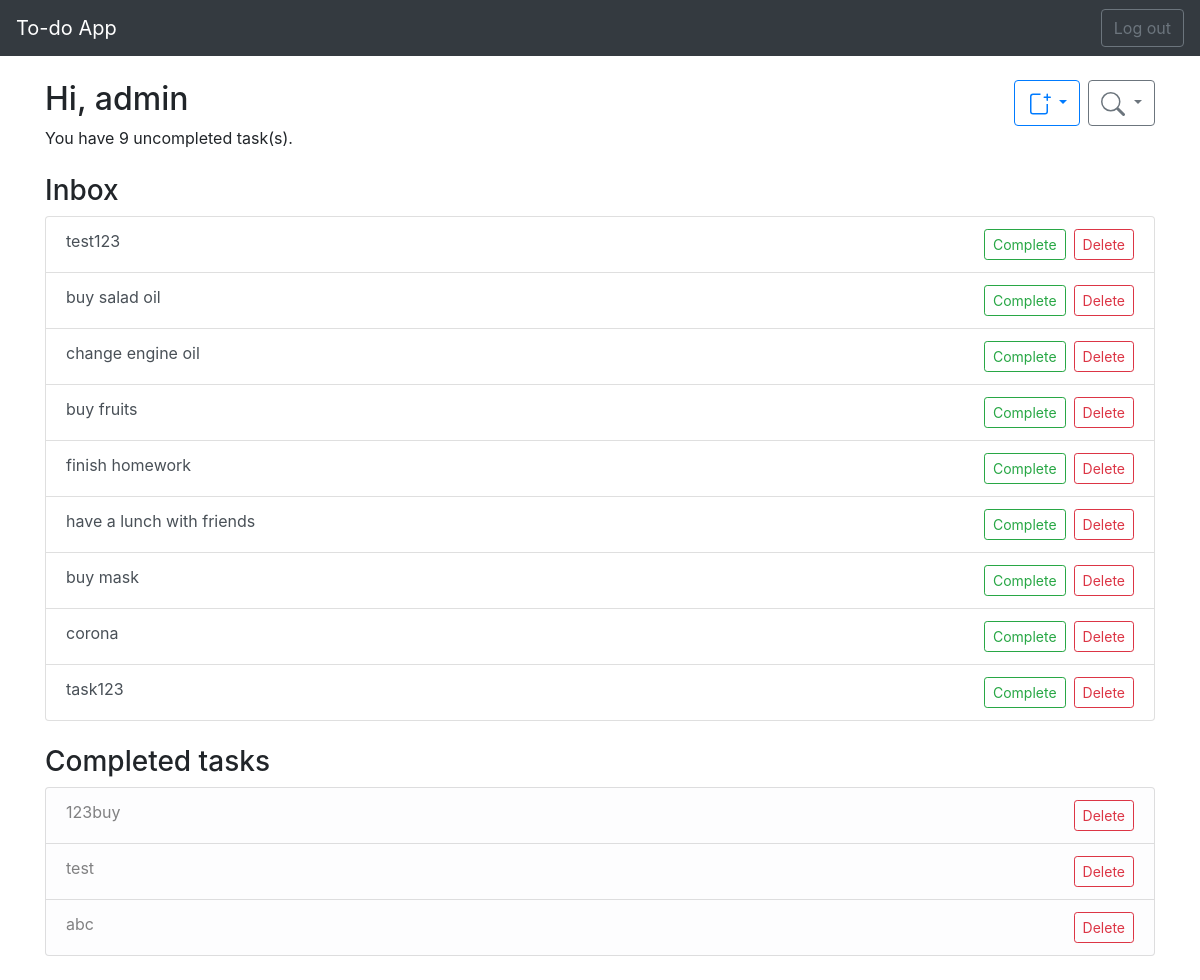
Before: /list/ (signed in) with the older database file.
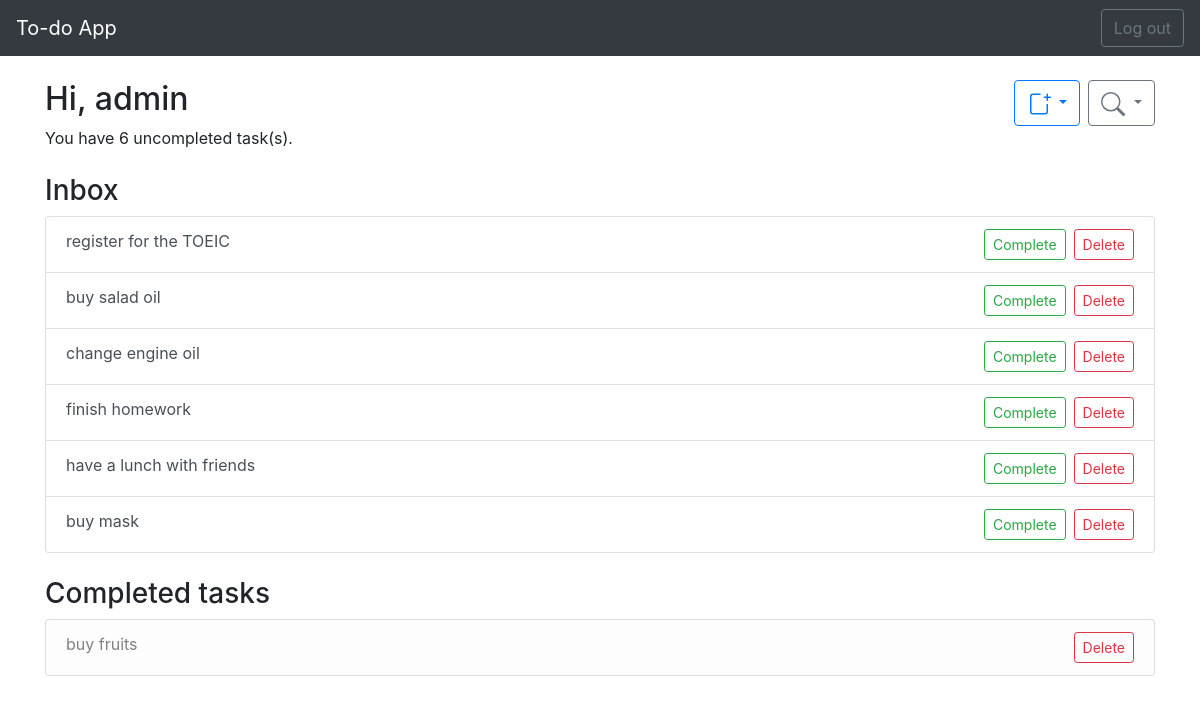
After: the same page with the newer database file.
### users/models.py (models this page shows)
class CustomUser(AbstractUser):
    pass

### todoapp/models.py (models this page shows)
class Todo(models.Model):
    user = models.ForeignKey(settings.AUTH_USER_MODEL, on_delete=models.CASCADE,)
    text = models.CharField(max_length=128, null=False, help_text="This field is required.",)
    added_date = models.DateTimeField(auto_now_add=True)
    done = models.BooleanField(default=False)

### todoapp/views.py (the view)
# urls.py: path('list/', views.todo_list, name='list'),
@login_required
def todo_list(request):
    todo_items = Todo.objects.filter(user=request.user, done=False).order_by('-added_date')
    completed_items = Todo.objects.filter(user=request.user, done=True).order_by('-added_date')
    return render(request, 'todoapp/list.html', {
        "todo_items": todo_items,
        "completed_times": completed_items,
    })

### todoapp/templates/todoapp/list.html (shortened to what this page needs)
{% extends 'base.html' %}
    {% block content %}
        <div class="row mt-4">
            <div class="col d-flex justify-content-between">
                <h2>Hi, {{ user.get_username }}</h2>
                <div class="d-flex">
                    <div class="btn-group mr-2">
                        <button type="button" class="btn btn-outline-primary dropdown-toggle" data-toggle="dropdown" aria-haspopup="true" aria-expanded="false">
                        </button>
                    </div>
                    <div class="btn-group">
                        <button type="button" class="btn btn-outline-secondary dropdown-toggle" data-toggle="dropdown" aria-haspopup="true" aria-expanded="false">
                        </button>
                    </div>
                </div>
            </div>
        </div>
        <div class="row ml-0">
            <p>You have {{ todo_items.count }} uncompleted task(s).</p>
        </div>
        <div class="row mt-2">
            <div class="col">
                <h3>Inbox</h3>
                <ul class="list-group">
                    {% for todo_item in todo_items %}
                        <li class="list-group-item list-group-item-action d-flex justify-content-between">{{ todo_item.text }}
                            <div class="btn-group">
                                <form action="{% url 'todoapp:finish' todo_item.id %}" method="post">
                                    <button type="submit" class="btn btn-sm btn-outline-success mr-2">Complete</button>
                                </form>
                                <form action="{% url 'todoapp:delete' todo_item.id %}" method="post">
                                    <button type="submit" class="btn btn-sm btn-outline-danger">Delete</button>
                                </form>
                            </div>
                        </li>
                    {% endfor %}
                </ul>
            </div>
        </div>
        {% if completed_times %}
            <div class="row mt-4 mb-4">
                <div class="col">
                    <h3>Completed tasks</h3>
                    <ul class="list-group">
                        {% for item in completed_times %}
                            <li class="list-group-item list-group-item-action list-group-item-light">{{ item.text }}
                                <div class="float-right">
                                    <form action="{% url 'todoapp:delete' item.id %}" method="post">
                                        <button type="submit" class="btn btn-sm btn-outline-danger">Delete</button>
                                    </form>
                                </div>
                        {% endfor %}
                    </ul>
                </div>
            </div>
        {% endif %}
    {% endblock %}

### templates/base.html (shortened to what this page needs)
<!DOCTYPE html>
<html lang="en">
<head>
    <link rel="stylesheet" href="https://stackpath.bootstrapcdn.com/bootstrap/4.4.1/css/bootstrap.min.css">
</head>
<body>
    <header>
        <nav class="navbar navbar-dark bg-dark justify-content-between">
            <a class="navbar-brand" href="{% url 'todoapp:index' %}">To-do App</a>
            {% if user.is_authenticated %}
                <span class="navbar-nav">
                    <a class="btn btn-outline-secondary" href="{% url 'users:logout' %}" role="button">Log out</a>
                </span>
            {% endif %}
        </nav>
    </header>
    <main role="main" class="container">
        {% block content %}{% endblock %}
    </main>
</body>
</html>

Changed rows visible on the page:
removed Todo: text "test123", shown under "Inbox"
removed Todo: text "corona", shown under "Inbox"
removed Todo: text "task123", shown under "Inbox"
removed Todo: text "123buy", shown under "Completed tasks"
removed Todo: text "test", shown under "Completed tasks"
removed Todo: text "abc", shown under "Completed tasks"
added Todo: text "register for the TOEIC", shown under "Inbox"
changed Todo "buy fruits": moves from the list under "Inbox" to the list under "Completed tasks"
Other visible differences:
{{ todo_items.count }}: "9" → "6"
